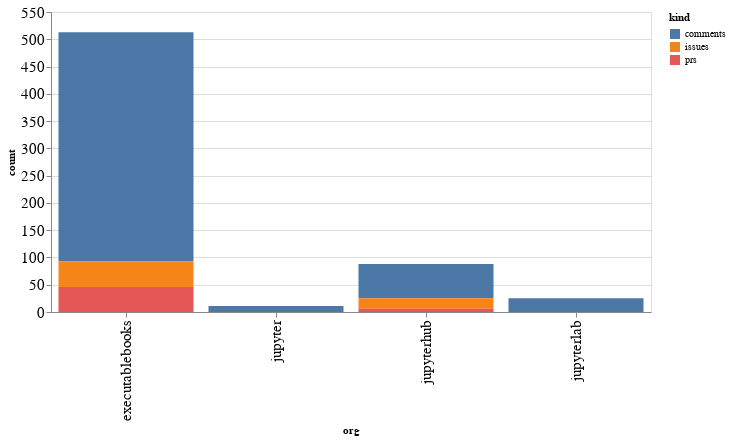

Notebook code cell kept with this figure:
### Code cell
alt.Chart(org_summaries, width=600).mark_bar().encode(
    x='org',
    y='count',
    color='kind',
    tooltip="org"
)

### Figure 1 — Vega-Lite specification as saved in the notebook (floating-point values rounded to 4 significant figures)
{"config": {"axisLeft": {"labelFontSize": 15}, "axisBottom": {"labelFontSize": 15}}, "data": {"name": "data-4c1cdbb4cb613164a656d39574bf1dff"}, "mark": "bar", "encoding": {"color": {"type": "nominal", "field": "kind"}, "tooltip": {"type": "nominal", "field": "org"}, "x": {"type": "nominal", "field": "org"}, "y": {"type": "quantitative", "field": "count"}}, "width": 600, "$schema": "https://vega.github.io/schema/vega-lite/v4.8.1.json", "datasets": {"data-4c1cdbb4cb613164a656d39574bf1dff": [{"org": "executablebooks", "kind": "comments", "count": 420}, {"org": "executablebooks", "kind": "issues", "count": 47}, {"org": "executablebooks", "kind": "prs", "count": 46}, {"org": "jupyter", "kind": "comments", "count": 11}, {"org": "jupyterhub", "kind": "comments", "count": 63}, {"org": "jupyterhub", "kind": "issues", "count": 19}, {"org": "jupyterhub", "kind": "prs", "count": 6}, {"org": "jupyterlab", "kind": "comments", "count": 25}]}}
